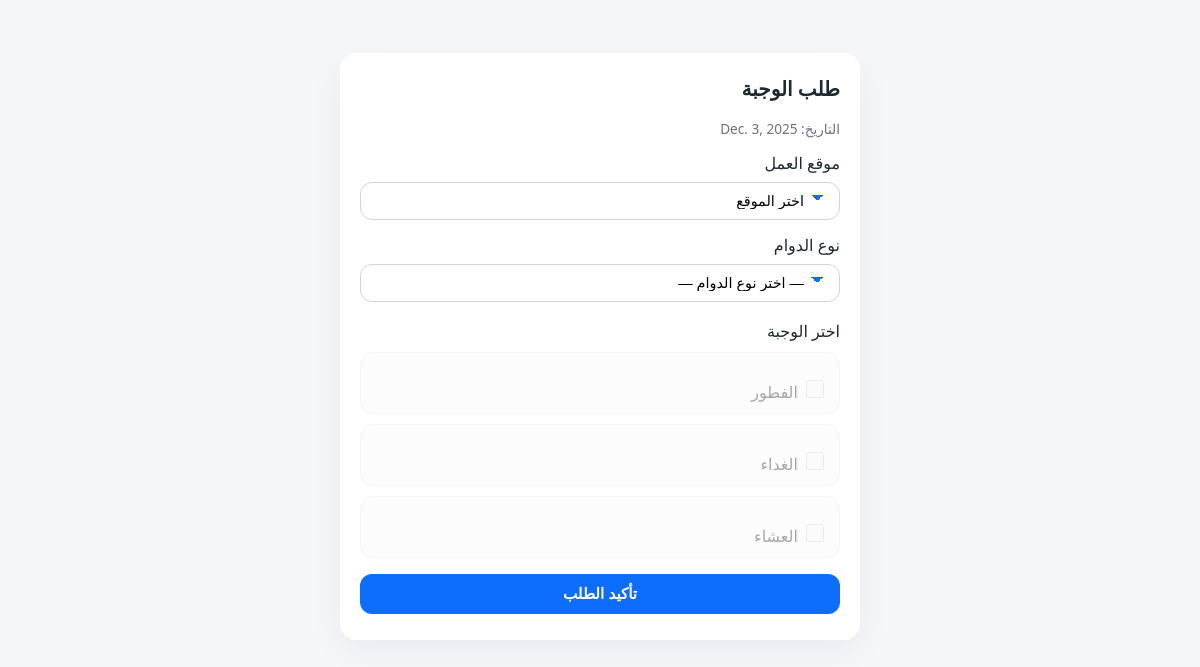
Page /meal/2/2025-12-03/ on the earlier database version.
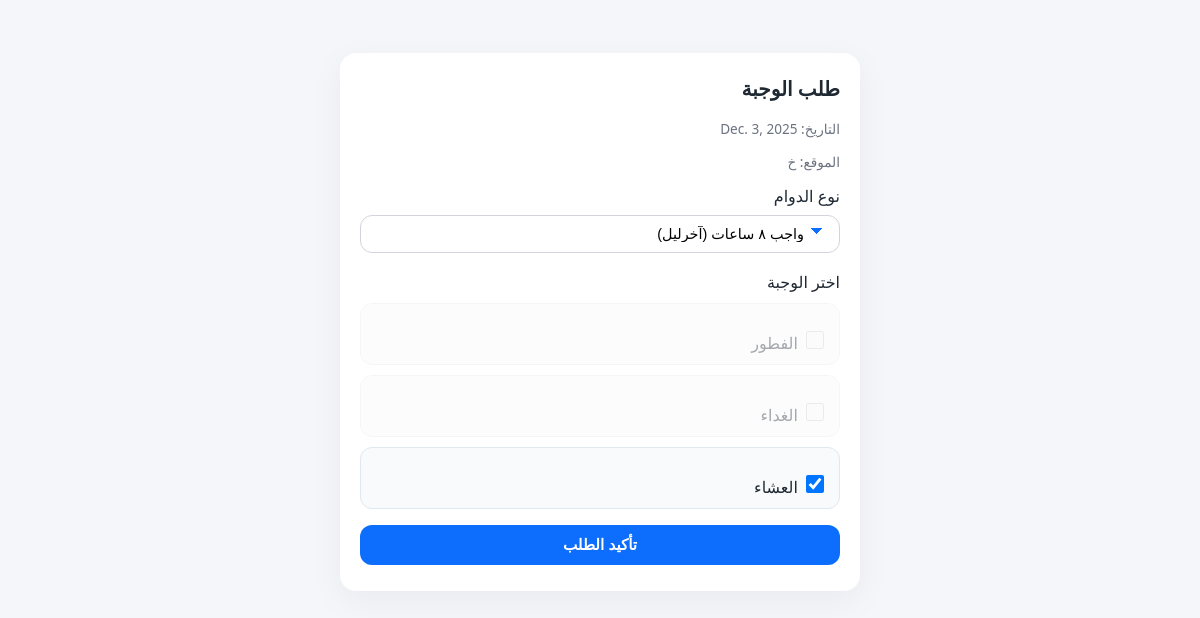
Same page on the later database version.
### meals/models.py (models this page shows, shortened)
class MealOrder(models.Model):
    MEAL_CHOICES = [
        ('breakfast', 'Breakfast'),
        ('lunch', 'Lunch'),
        ('dinner', 'Dinner'),
    ]
    LOCATION_CHOICES = [
        ('budaiya', 'Budaiya'),
        ('khamis', 'Khamis'),
        ('gharbiya', 'Gharbiya'),
    ]
    employee = models.ForeignKey(Employee, on_delete=models.CASCADE)
    order_date = models.DateField()
    meal_type = models.CharField(max_length=20)
    location = models.CharField(max_length=20, choices=LOCATION_CHOICES)
    duty_type = models.CharField(
        "نوع الدوام",
        max_length=20,
        choices=DUTY_TYPE_CHOICES,
        null=True,
        blank=True,
    )
    submitted_at = models.DateTimeField(auto_now_add=True)
    ip_address = models.GenericIPAddressField(null=True, blank=True)
    class Meta:
        unique_together = ('employee', 'order_date', 'meal_type')

### meals/views.py (the view, shortened to what this page needs)
# urls.py: path('meal/<int:employee_id>/<str:order_date>/', views.meal_form, name='meal_form'),
def meal_form(request, employee_id, order_date):
    employee = get_object_or_404(Employee, id=employee_id)
    order_for = date.fromisoformat(order_date)
    now = datetime.datetime.now()
    tomorrow = date.today() + timedelta(days=1)
    if order_for == tomorrow and now.hour >= 20:
        return render(request, "meals/too_late.html", {"order_for": order_for})
    existing_orders = MealOrder.objects.filter(employee=employee, order_date=order_for)
    existing_types = {m.meal_type for m in existing_orders}
    existing_location = None
    existing_duty = None
    if existing_orders.exists():
        first = existing_orders.first()
        existing_location = first.location
        existing_duty = first.duty_type
    error = None
    return render(
        request,
        "meals/meal_form.html",
        {
            "employee": employee,
            "order_for": order_for,
            "existing_types": existing_types,
            "existing_location": existing_location,
            "existing_duty": existing_duty,
            "error": error,
        },
    )

### meals/templates/meals/meal_form.html (shortened to what this page needs)
<!doctype html>
<html lang="ar" dir="rtl">
<head>
</head>
<body>
  <div class="card">
    <h2>طلب الوجبة</h2>
    <p class="date-line">التاريخ: {{ order_for }}</p>
    <form method="post">
      {% if not existing_location %}
        <label for="location">موقع العمل</label>
        <select name="location" id="location" required>
          <option value="">اختر الموقع</option>
        </select>
      {% else %}
        <p class="date-line">
          الموقع:
          {% if existing_location == "khamis" %}خ{% endif %}
        </p>
      {% endif %}
    <div class="field">
    <label for="id_duty_type">نوع الدوام</label>
    <select name="duty_type" id="id_duty_type" required>
      <option value="">— اختر نوع الدوام —</option>
      <option value="8h_night" {% if existing_duty == "8h_night" %}selected{% endif %}>
        واجب ٨ ساعات (آخرليل)
      </option>
    </select>
  </div>
      <label style="margin-top:18px;">اختر الوجبة</label>
      <div class="meal-option">
  <label>
    <input type="checkbox" id="meal_breakfast" name="meal_type" value="breakfast"
           {% if "breakfast" in existing_types %}checked{% endif %}>
    الفطور
  </label>
</div>
<div class="meal-option">
  <label>
    <input type="checkbox" id="meal_lunch" name="meal_type" value="lunch"
           {% if "lunch" in existing_types %}checked{% endif %}>
    الغداء
  </label>
</div>
<div class="meal-option">
  <label>
    <input type="checkbox" id="meal_dinner" name="meal_type" value="dinner"
           {% if "dinner" in existing_types %}checked{% endif %}>
    العشاء
  </label>
</div>
  <button type="submit">تأكيد الطلب</button>
    </form>
  </div>
</body>
</html>

### meals/templates/meals/meal_form.html (style rules this page uses)
:root { --bg: #f4f6fa; --card: #ffffff; --primary: #0d6efd; --text: #1f2933; --muted: #6b7280; --radius: 16px; }
body { font-family: system-ui, -apple-system, BlinkMacSystemFont, "Segoe UI", sans-serif; background: var(--bg); padding: 20px; }
.card { background: var(--card); max-width: 480px; margin: 25px auto; padding: 22px 20px 26px; border-radius: var(--radius); box-shadow: 0 10px 35px rgba(15, 23, 42, 0.05); }
h2 { margin-top: 0; font-size: 1.25rem; color: var(--text); text-align: right; }
.date-line { color: var(--muted); margin-bottom: 14px; font-size: 0.85rem; }
label { display: block; margin-top: 14px; font-weight: 500; color: var(--text); }
select { width: 100%; margin-top: 8px; padding: 10px 12px; border: 1px solid #d1d5db; border-radius: 12px; background: #fff; font-size: 0.9rem; outline: none; transition: 0.15s ease; appearance: none; background-image: linear-gradient(45deg, transparent 50%, #0d6efd 50%), linear-gradient(135deg, #0d6efd 50%, transparent 50%); background-position: calc(100% - 22px) calc(50% - 3px), calc(100% - 16px) calc(50% - 3px); background-size: 6px 6px, 6px 6px; background-repeat: no-repeat; padding-right: 35px; }
.meal-option { display: flex; align-items: center; gap: 8px; margin-top: 10px; background: #f8fafc; border: 1px solid #e2e8f0; border-radius: 12px; padding: 10px 12px; cursor: pointer; }
.meal-option input[type="checkbox"] { width: 18px; height: 18px; cursor: pointer; }
.meal-option.disabled { opacity: 0.5; cursor: not-allowed; }
button { width: 100%; padding: 11px; margin-top: 16px; background: var(--primary); color: #fff; border: none; border-radius: 12px; font-size: 0.95rem; font-weight: 600; cursor: pointer; transition: 0.15s ease; }
.meal-option.disabled { opacity: 0.4; }

Differences in the rows shown:
added MealOrder: order_date "Dec. 3, 2025", duty_type "واجب ٨ ساعات (آخرليل)"
Other differences:
form field meal_type: "☐" → "☑"
{{ order_for }}: "Dec. 3, 2025" → (not shown)
form field location: "اختر الموقع" → (not shown)
form field duty_type: "— اختر نوع الدوام —" → (not shown)
text no longer shown: "موقع العمل"
text now shown: "الموقع: خ"
